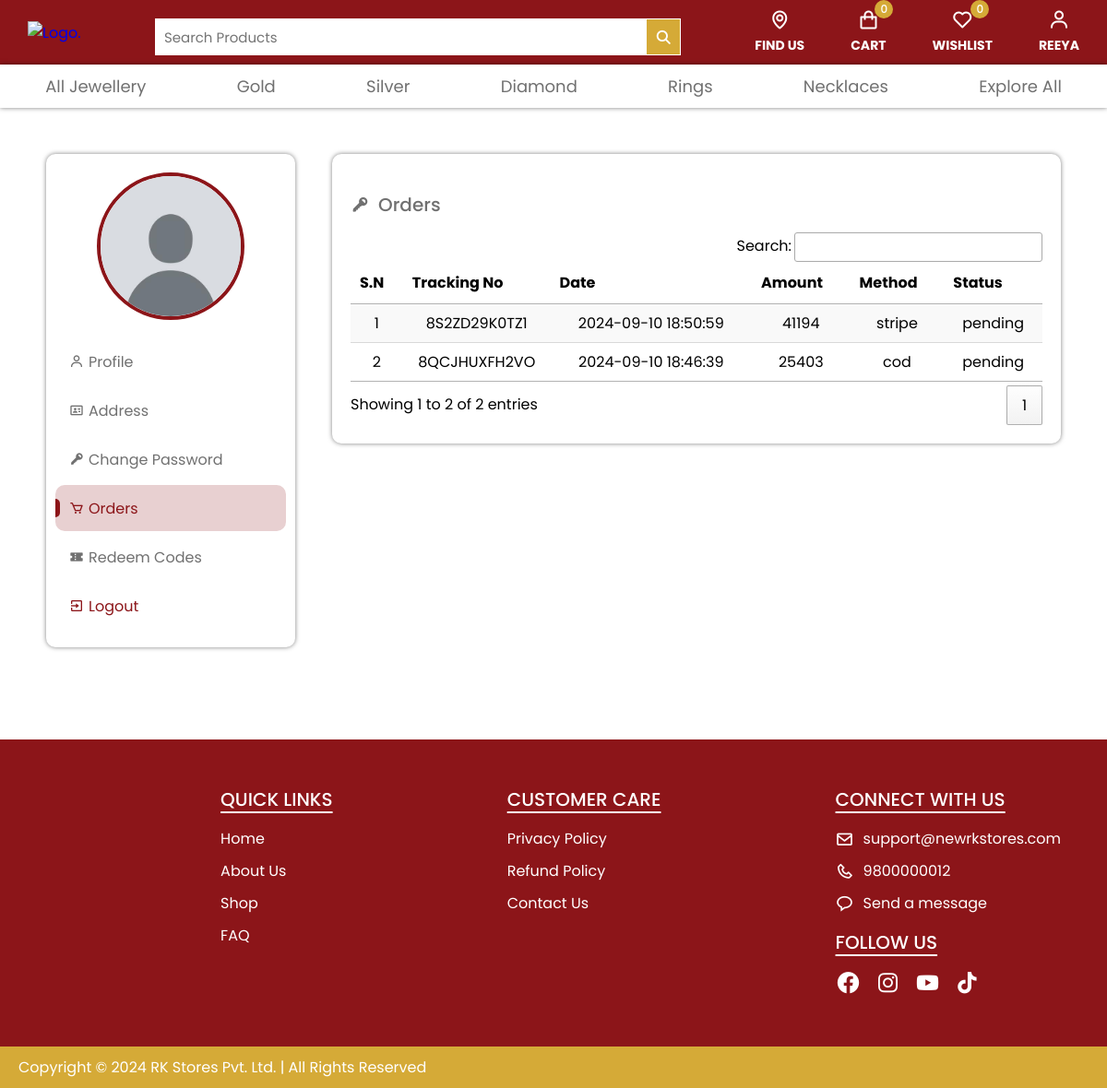
The app's page /orders.php (signed in), older data.
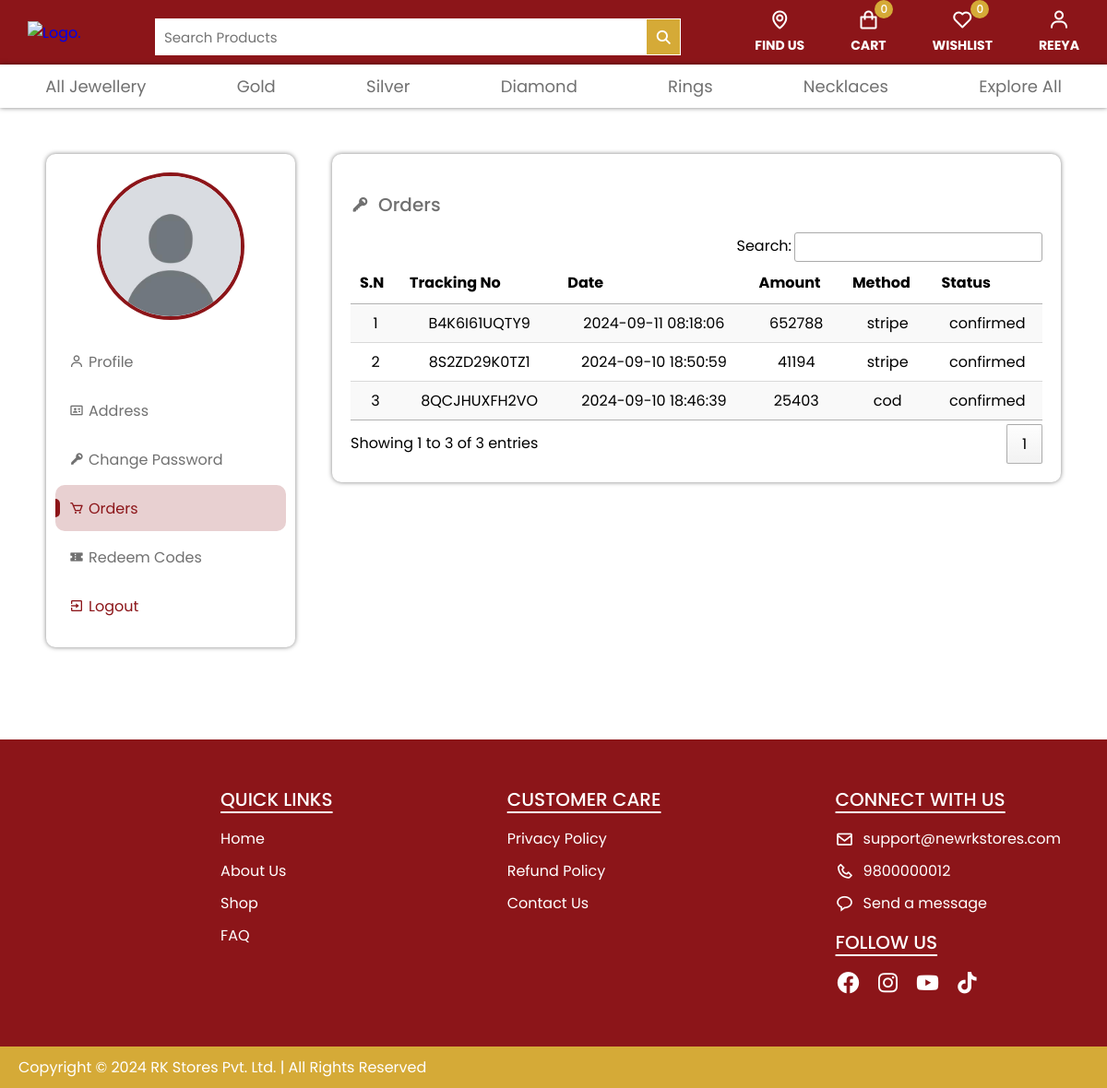
The same page, newer data.
### tables this page shows
CREATE TABLE `orders` (
  `order_id` int(11) NOT NULL,
  `user_id` int(11) DEFAULT NULL,
  `order_date` timestamp NOT NULL DEFAULT current_timestamp(),
  `status` enum('pending','confirmed','delivered','cancelled','dispatched') DEFAULT 'pending',
  `total_amount` decimal(10,0) NOT NULL,
  `shipping_address` text NOT NULL,
  `billing_address` text NOT NULL,
  `payment_method` varchar(50) DEFAULT NULL,
  `payment_status` enum('paid','pending','failed') DEFAULT 'pending',
  `tracking_number` varchar(100) DEFAULT NULL,
  `created_at` timestamp NOT NULL DEFAULT current_timestamp(),
  `updated_at` timestamp NOT NULL DEFAULT current_timestamp() ON UPDATE current_timestamp()
);

### orders.php (the view, shortened to what this page needs)
<?php
include_once("./includes/header.php");
include_once("./includes/navbar.php");
include_once("./includes/connect.php");
?>
<div class="account-section">
    <div class="account-menu">
    <div class="profile-pic">
            <div class="profile-image">
                <label for="profilepic" class="label-container">
                    <img src="./users/default.jpg" alt="Profile Image" class="profile-pic" id="profile-img">
                </label>
            </div>
        </div>
        <div class="profile-links">
            <ul>
                <a href="./account.php">
                    <li><i class='bx bx-user'></i><span>Profile</span></li>
                </a>
                <a href="./address.php">
                    <li><i class='bx bx-id-card'></i><span>Address</span></li>
                </a>
                <a href="./change-password.php">
                    <li><i class='bx bxs-key'></i><span>Change Password</span></li>
                </a>
                <a href="./orders.php">
                    <li class="active"><i class='bx bx-cart'></i><span>Orders</span></li>
                </a>
                <a href="./gifts.php">
                    <li><i class='bx bxs-coupon'></i><span>Redeem Codes</span></li>
                </a>
                <a href="./php/logout.php">
                    <li class="logout"><i class='bx bx-exit'></i><span>Logout</span></li>
                </a>
            </ul>
        </div>
    </div>
    <div class="account-content">
        <div class="profile-details">
            <div class="profile-details-heading">
                <i class="bx bxs-key"></i>
                <p>Orders</p>
            </div>
            <?php
            $uid = $_SESSION['user_id'];
            $sql = "SELECT * FROM orders WHERE user_id='$uid' ORDER BY order_date DESC";
            $result = mysqli_query($conn, $sql);
            ?>
            <table id="example" class="display responsive nowrap" style="width:100%;text-align:center;">
                <thead>
                    <tr>
                        <th>S.N</th>
                        <th>Tracking No</th>
                        <th>Date</th>
                        <th>Amount</th>
                        <th>Method</th>
                        <th>Status</th>
                    </tr>
                </thead>
                <tbody>
                    <?php
                    if (mysqli_num_rows($result) > 0) {
                        $i = 1;
                        while ($row = mysqli_fetch_assoc($result)) {
                            echo "<tr data-id='" . $row['order_id'] . "' class='clickable-row' style='cursor:pointer'>";
                            echo "<td>" . $i . "</td>";
                            echo "<td>" . $row['tracking_number'] . "</td>";
                            echo "<td>" . $row['order_date'] . "</td>";
                            echo "<td>" . $row['total_amount'] . "</td>";
                            echo "<td>" . $row['payment_method'] . "</td>";
                            echo "<td>" . $row['status'] . "</td>";
                            echo "</tr>";
                            $i++;
                        }
                    } else {
                        echo "<tr><td colspan='6'>You haven't made any order yet</td></tr>";
                    }
                    ?>
                </tbody>
            </table>
        </div>
    </div>
</div>
<?php
include_once('./includes/footer-menu.php');
include_once('./includes/footer.php');
?>

Row changes from the older to the newer data that the page shows:
added orders: tracking_number "B4K6I61UQTY9", order_date "2024-09-11 08:18:06", total_amount "652788", payment_method "stripe", status "confirmed"
changed orders "8S2ZD29K0TZ1": status "pending" → "confirmed"
changed orders "8QCJHUXFH2VO": status "pending" → "confirmed"
Text that changed along with them:
text written by a page script: "Search: Showing 1 to 2 of 2 entries 1" → "Search: Showing 1 to 3 of 3 entries 1"
